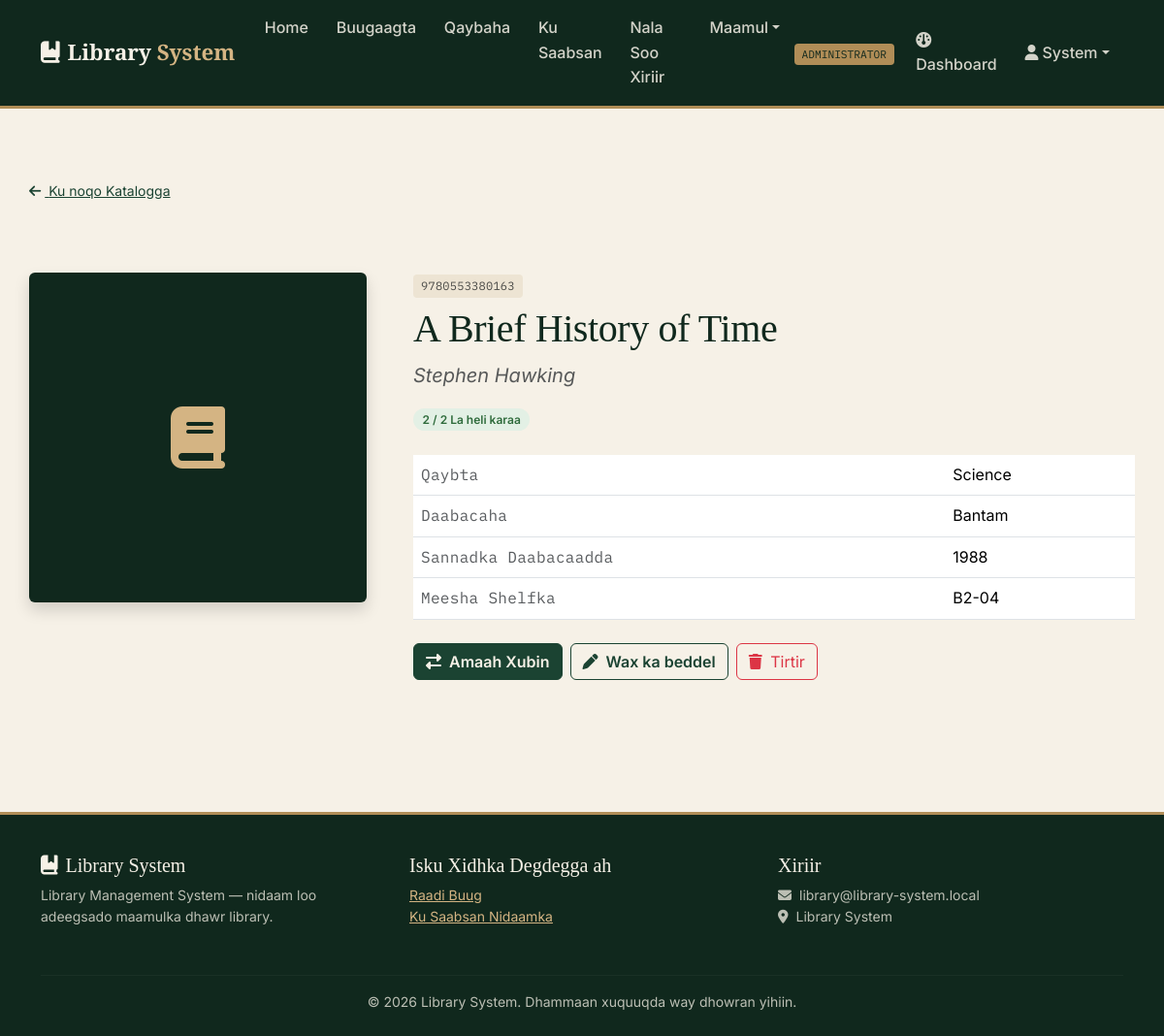
The app's page /catalog/books/2/ (signed in) with its own data.
### accounts/models.py (models this page shows, shortened)
class User(AbstractUser):
    class Role(models.TextChoices):
        ADMIN = 'ADMIN', 'Administrator'
        LIBRARIAN = 'LIBRARIAN', 'Librarian'
        MEMBER = 'MEMBER', 'Member'
    library = models.ForeignKey(
        'core.Library', on_delete=models.PROTECT, null=True, blank=True, related_name='users',
        help_text="The library this user belongs to. Leave empty only for the system owner (superuser).",
    )
    role = models.CharField(max_length=10, choices=Role.choices, default=Role.MEMBER)
    phone = models.CharField(max_length=20, blank=True)
    profile_photo = models.ImageField(upload_to='profiles/', blank=True, null=True)
    class MembershipType(models.TextChoices):
        STUDENT = 'STUDENT', 'Student'
        STAFF = 'STAFF', 'Staff'
        PUBLIC = 'PUBLIC', 'Public'
    membership_type = models.CharField(
        max_length=10, choices=MembershipType.choices, default=MembershipType.STUDENT
    )
    class Status(models.TextChoices):
        ACTIVE = 'ACTIVE', 'Active'
        SUSPENDED = 'SUSPENDED', 'Suspended'
        EXPIRED = 'EXPIRED', 'Expired'
    status = models.CharField(max_length=10, choices=Status.choices, default=Status.ACTIVE)
    registration_date = models.DateField(auto_now_add=True)
    def is_admin(self):
        return self.role == self.Role.ADMIN

### catalog/models.py (models this page shows, shortened)
class Book(models.Model):
    library = models.ForeignKey('core.Library', on_delete=models.PROTECT, related_name='books')
    title = models.CharField(max_length=255)
    author = models.CharField(max_length=150)
    isbn = models.CharField("ISBN", max_length=20)
    category = models.ForeignKey(Category, on_delete=models.SET_NULL, null=True, blank=True, related_name='books')
    publisher = models.CharField(max_length=150, blank=True)
    year_published = models.PositiveIntegerField(null=True, blank=True)
    total_copies = models.PositiveIntegerField(default=1)
    available_copies = models.PositiveIntegerField(default=1)
    shelf_location = models.CharField(max_length=50, blank=True)
    cover_image = models.ImageField(upload_to='book_covers/', blank=True, null=True)
    date_added = models.DateTimeField(auto_now_add=True)
    class Meta:
        ordering = ['title']
        unique_together = [('library', 'isbn')]
    @property
    def is_available(self):
        return self.available_copies > 0

class Category(models.Model):
    library = models.ForeignKey('core.Library', on_delete=models.PROTECT, related_name='categories')
    name = models.CharField(max_length=100)
    description = models.TextField(blank=True)
    class Meta:
        verbose_name_plural = "Categories"
        ordering = ['name']
        unique_together = [('library', 'name')]

### catalog/views.py (the view)
# urls.py: path('books/<int:pk>/', views.book_detail, name='book_detail'),
def book_detail(request, pk):
    book = get_object_or_404(scope(Book.objects.select_related('category'), request.user), pk=pk)
    return render(request, 'catalog/book_detail.html', {'book': book})

### core/scoping.py (called while the page is built)
def scope(queryset, user, field='library'):
    if user.library_id:
        return queryset.filter(**{field: user.library_id})
    if user.is_superuser:
        return queryset
    return queryset.none()

### templates/catalog/book_detail.html (shortened to what this page needs)
{% extends "base.html" %}
{% block content %}
<div class="container section-pad">
  <a href="{% url 'catalog:book_list' %}" class="small"><i class="fa-solid fa-arrow-left me-1"></i> Ku noqo Katalogga</a>
  <div class="row mt-4 g-5">
    <div class="col-lg-4">
      {% if book.cover_image %}
        <img src="{{ book.cover_image.url }}" class="img-fluid rounded shadow" alt="{{ book.title }}">
      {% else %}
        <div class="d-flex align-items-center justify-content-center rounded shadow" style="height:340px; background: var(--ink-green-dark);">
          <i class="fa-solid fa-book fa-4x" style="color: var(--brass-light);"></i>
        </div>
      {% endif %}
    </div>
    <div class="col-lg-8">
      <span class="isbn-tag mono">{{ book.isbn }}</span>
      <h1 class="mt-2">{{ book.title }}</h1>
      <p class="fs-5 text-muted fst-italic">{{ book.author }}</p>
      {% if book.is_available %}
        <span class="avail-pill avail-yes">{{ book.available_copies }} / {{ book.total_copies }} La heli karaa</span>
      {% else %}
        <span class="avail-pill avail-no">Dhammaan waa la qaatay</span>
      {% endif %}
      <table class="table table-lms mt-4">
        <tbody>
          <tr><td class="mono text-muted">Qaybta</td><td>{{ book.category.name|default:"—" }}</td></tr>
          <tr><td class="mono text-muted">Daabacaha</td><td>{{ book.publisher|default:"—" }}</td></tr>
          <tr><td class="mono text-muted">Sannadka Daabacaadda</td><td>{{ book.year_published|default:"—" }}</td></tr>
          <tr><td class="mono text-muted">Meesha Shelfka</td><td>{{ book.shelf_location|default:"—" }}</td></tr>
        </tbody>
      </table>
      <div class="d-flex flex-wrap gap-2 mt-4">
        {% if user.is_authenticated %}
          {% if user.is_admin or user.is_librarian %}
            <a href="{% url 'circulation:borrow_book' book.pk %}" class="btn btn-ink"><i class="fa-solid fa-right-left me-1"></i> Amaah Xubin</a>
            <a href="{% url 'catalog:book_update' book.pk %}" class="btn btn-outline-ink"><i class="fa-solid fa-pen me-1"></i> Wax ka beddel</a>
            <a href="{% url 'catalog:book_delete' book.pk %}" class="btn btn-outline-danger"><i class="fa-solid fa-trash me-1"></i> Tirtir</a>
          {% endif %}
        {% else %}
          <a href="{% url 'accounts:login' %}" class="btn btn-outline-ink">Soo gal si aad u amaahato</a>
        {% endif %}
      </div>
    </div>
  </div>
</div>
{% endblock %}

### templates/base.html (shortened to what this page needs)
{% load static %}
<!DOCTYPE html>
<html lang="so">
<head>
<link href="https://cdn.jsdelivr.net/npm/bootstrap@5.3.3/dist/css/bootstrap.min.css" rel="stylesheet">
<link href="https://cdnjs.cloudflare.com/ajax/libs/font-awesome/6.5.1/css/all.min.css" rel="stylesheet">
</head>
<body>
<nav class="navbar navbar-expand-lg navbar-lms sticky-top">
  <div class="container">
    <a class="navbar-brand" href="{% url 'core:home' %}"><i class="fa-solid fa-book-bookmark me-2"></i>Library <span>System</span></a>
    <div class="collapse navbar-collapse" id="navMain">
      <ul class="navbar-nav me-auto mb-2 mb-lg-0">
        {% if user.is_authenticated %}
          <li class="nav-item"><a class="nav-link" href="{% url 'core:home' %}">Home</a></li>
          <li class="nav-item"><a class="nav-link" href="{% url 'catalog:book_list' %}">Buugaagta</a></li>
          <li class="nav-item"><a class="nav-link" href="{% url 'catalog:category_list' %}">Qaybaha</a></li>
          <li class="nav-item"><a class="nav-link" href="{% url 'core:about' %}">Ku Saabsan</a></li>
          <li class="nav-item"><a class="nav-link" href="{% url 'core:contact' %}">Nala Soo Xiriir</a></li>
          {% if user.is_admin or user.is_librarian or user.is_superuser %}
          <li class="nav-item dropdown">
            <a class="nav-link dropdown-toggle" href="#" role="button" data-bs-toggle="dropdown" aria-expanded="false">Maamul</a>
          </li>
          {% endif %}
        {% endif %}
      </ul>
      <ul class="navbar-nav align-items-lg-center">
        {% if user.is_authenticated %}
          <li class="nav-item me-2"><span class="badge-role">{{ user.get_role_display }}</span></li>
          <li class="nav-item"><a class="nav-link" href="{% url 'core:dashboard' %}"><i class="fa-solid fa-gauge me-1"></i>Dashboard</a></li>
          <li class="nav-item dropdown">
            <a class="nav-link dropdown-toggle" href="#" role="button" data-bs-toggle="dropdown" aria-expanded="false"><i class="fa-solid fa-user me-1"></i>{{ user.first_name|default:user.username }}</a>
          </li>
        {% else %}
          <li class="nav-item"><a class="nav-link" href="{% url 'accounts:login' %}">Log in</a></li>
          <li class="nav-item">
            <a class="btn btn-brass btn-sm ms-lg-2" href="{% url 'accounts:register' %}">Isdiiwaangeli</a>
          </li>
        {% endif %}
      </ul>
    </div>
  </div>
</nav>
<main>
{% block content %}{% endblock %}
</main>
<footer class="footer-lms">
  <div class="container">
    <div class="row">
      <div class="col-md-4 mb-3">
        <h5><i class="fa-solid fa-book-bookmark me-2"></i>Library System</h5>
        <p class="small">Library Management System — nidaam loo adeegsado maamulka dhawr library.</p>
      </div>
      <div class="col-md-4 mb-3">
        <h5>Isku Xidhka Degdegga ah</h5>
        <ul class="list-unstyled small">
          {% if user.is_authenticated %}
          <li><a href="{% url 'catalog:book_list' %}">Raadi Buug</a></li>
          <li><a href="{% url 'core:about' %}">Ku Saabsan Nidaamka</a></li>
          {% else %}
          <li><a href="{% url 'accounts:login' %}">Log in</a></li>
          <li><a href="{% url 'accounts:register' %}">Isdiiwaangeli</a></li>
          {% endif %}
        </ul>
      </div>
      <div class="col-md-4 mb-3">
        <h5>Xiriir</h5>
        <p class="small mb-0"><i class="fa-solid fa-envelope me-2"></i>library@library-system.local</p>
        <p class="small"><i class="fa-solid fa-location-dot me-2"></i>Library System</p>
      </div>
    </div>
    <hr style="border-color: rgba(246,241,231,0.15);">
    <p class="small text-center mb-0">&copy; {% now "Y" %} Library System. Dhammaan xuquuqda way dhowran yihiin.</p>
  </div>
</footer>
</body>
</html>

### templates/base.html (style rules this page uses)
:root { --ink-green: #1B4332; --ink-green-dark: #10281D; --sage: #84A98C; --parchment: #F6F1E7; --parchment-deep: #EDE4D3; --brass: #B08D57; --brass-light: #D4B483; --ink: #1C1C1E; --ink-soft: #4A4A47; --danger: #9B2C2C; --ok: #2F6B3C; --radius: 4px; --shadow-card: 0 2px 10px rgba(16, 40, 29, 0.08); --shadow-lift: 0 10px 30px rgba(16, 40, 29, 0.18); }
* { box-sizing: border-box; }
body { background: var(--parchment); color: var(--ink); font-family: 'Inter', -apple-system, sans-serif; font-size: 16px; line-height: 1.6; }
h1, h2, h3, h4, .display-font { font-family: 'Playfair Display', Georgia, serif; color: var(--ink-green-dark); letter-spacing: -0.01em; }
.mono, .call-number, .isbn-tag { font-family: 'IBM Plex Mono', monospace; letter-spacing: 0.02em; }
a { color: var(--ink-green); }
.navbar-lms { background: var(--ink-green-dark); border-bottom: 3px solid var(--brass); }
.navbar-lms .navbar-brand { font-family: 'Playfair Display', serif; font-weight: 700; color: var(--parchment) !important; font-size: 1.4rem; }
.navbar-lms .navbar-brand span { color: var(--brass-light); }
.navbar-lms .nav-link { color: rgba(246, 241, 231, 0.85) !important; font-weight: 500; padding: 0.5rem 0.9rem !important; }
.badge-role { background: var(--brass); color: var(--ink-green-dark); font-family: 'IBM Plex Mono', monospace; font-size: 0.7rem; padding: 0.25rem 0.5rem; border-radius: var(--radius); text-transform: uppercase; }
.btn-ink { background: var(--ink-green); border-color: var(--ink-green); color: var(--parchment); font-weight: 600; }
.btn-outline-ink { border-color: var(--ink-green); color: var(--ink-green); font-weight: 600; }
.isbn-tag { display: inline-block; background: var(--parchment-deep); color: var(--ink-soft); padding: 0.15rem 0.5rem; border-radius: var(--radius); font-size: 0.75rem; }
.avail-pill { font-size: 0.75rem; font-weight: 600; padding: 0.25rem 0.6rem; border-radius: 999px; }
.avail-yes { background: #E3F0E5; color: var(--ok); }
.section-pad { padding: 4.5rem 0; }
.table-lms td { vertical-align: middle; }
footer.footer-lms { background: var(--ink-green-dark); color: rgba(246, 241, 231, 0.75); padding: 2.5rem 0 1.5rem; margin-top: 4rem; border-top: 3px solid var(--brass); }
footer.footer-lms a { color: var(--brass-light); }
footer.footer-lms h5 { color: var(--parchment); font-family: 'Playfair Display', serif; }

### records on screen
User: role "ADMINISTRATOR", first_name "System"
Book: isbn "9780553380163", title "A Brief History of Time", author "Stephen Hawking", available_copies "2", total_copies "2", category.name "Science", publisher "Bantam", year_published "1988", shelf_location "B2-04"
